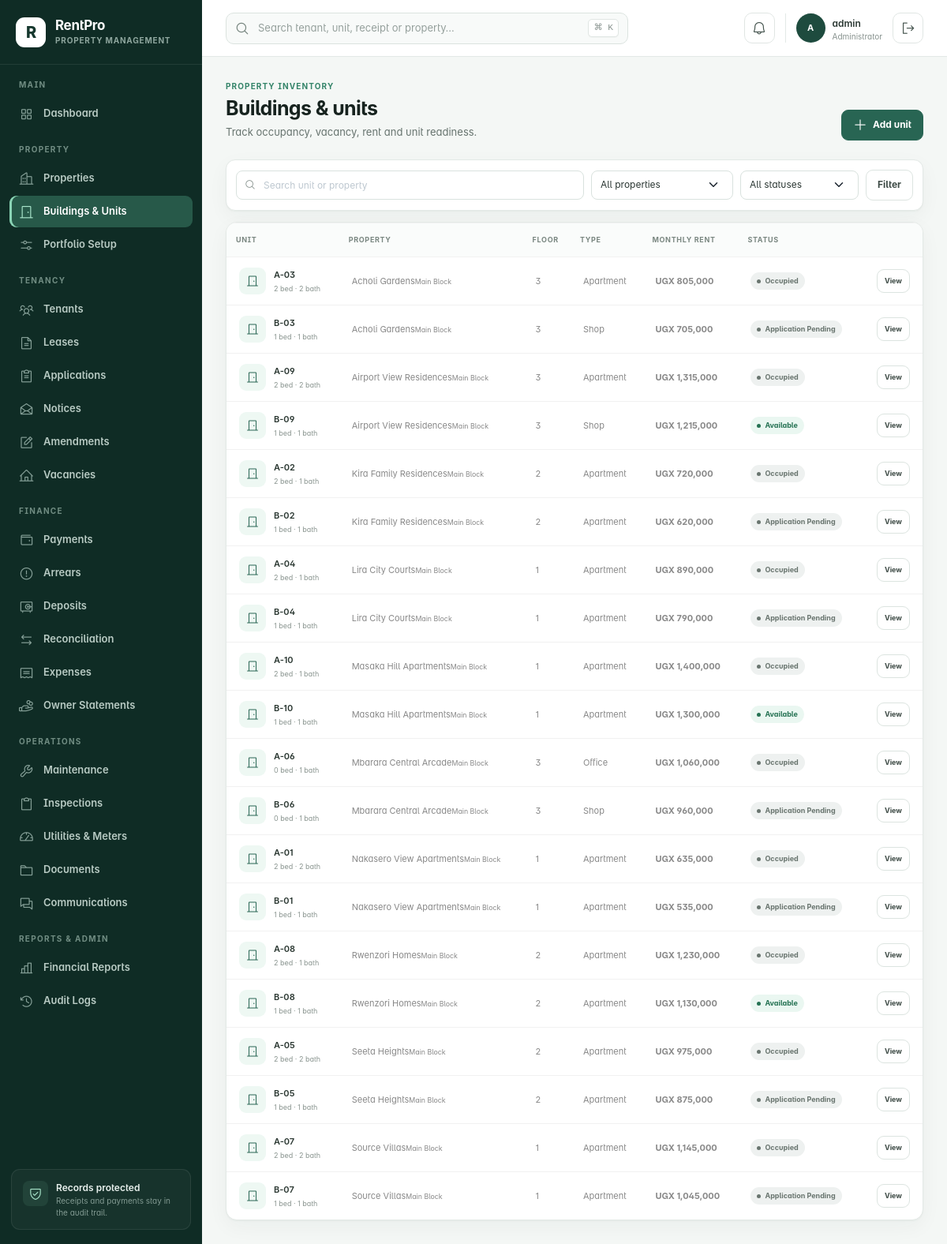
Screenshot of /units/ (signed in) with the database file from the repository.
### rentalapp/models.py (models this page shows, shortened)
class TimeStampedModel(models.Model):
    created_at = models.DateTimeField(default=timezone.now, editable=False)
    updated_at = models.DateTimeField(auto_now=True)
    class Meta:
        abstract = True

class Unit(TimeStampedModel):
    class Status(models.TextChoices):
        AVAILABLE = "available", "Available"
        RESERVED = "reserved", "Reserved"
        APPLICATION_PENDING = "application_pending", "Application pending"
        OCCUPIED = "occupied", "Occupied"
        NOTICE_GIVEN = "notice_given", "Notice given"
        MAINTENANCE = "maintenance", "Under maintenance"
        BLOCKED = "blocked", "Blocked"
    TYPE_CHOICES = (
        ("studio", "Studio"),
        ("apartment", "Apartment"),
        ("house", "House"),
        ("shop", "Shop"),
        ("office", "Office"),
        ("other", "Other"),
    )
    property = models.ForeignKey(Property, on_delete=models.CASCADE, related_name="units")
    building = models.ForeignKey(
        Building,
        on_delete=models.SET_NULL,
        related_name="units",
        null=True,
        blank=True,
    )
    unit_number = models.CharField(max_length=20)
    floor = models.CharField(max_length=30, blank=True)
    unit_type = models.CharField(max_length=30, choices=TYPE_CHOICES, default="apartment")
    bedrooms = models.PositiveSmallIntegerField(default=1)
    bathrooms = models.PositiveSmallIntegerField(default=1)
    rent_amount = models.DecimalField(max_digits=14, decimal_places=2)
    service_charge = models.DecimalField(max_digits=14, decimal_places=2, default=0)
    status = models.CharField(max_length=30, choices=Status.choices, default=Status.AVAILABLE)
    notes = models.TextField(blank=True)
    class Meta:
        ordering = ("property__name", "unit_number")
        constraints = [
            models.UniqueConstraint(fields=("property", "unit_number"), name="unique_unit_per_property")
        ]

class Property(TimeStampedModel):
    TYPE_CHOICES = (
        ("apartments", "Apartments"),
        ("commercial", "Commercial"),
        ("mixed_use", "Mixed use"),
        ("villas", "Villas"),
        ("other", "Other"),
    )
    STATUS_CHOICES = (("active", "Active"), ("inactive", "Inactive"))
    owner = models.ForeignKey(
        Landlord,
        on_delete=models.PROTECT,
        related_name="properties",
        null=True,
        blank=True,
    )
    name = models.CharField(max_length=100)
    code = models.CharField(max_length=20, unique=True, null=True, blank=True)
    address = models.TextField()
    district = models.CharField(max_length=80, blank=True)
    property_type = models.CharField(max_length=50, choices=TYPE_CHOICES, default="apartments")
    description = models.TextField(blank=True)
    total_units = models.PositiveIntegerField(default=0, help_text="Planned or declared unit count")
    status = models.CharField(max_length=20, choices=STATUS_CHOICES, default="active")
    class Meta:
        ordering = ("name",)
        verbose_name_plural = "properties"
    def __str__(self):
        return self.name

class Building(TimeStampedModel):
    property = models.ForeignKey(Property, on_delete=models.CASCADE, related_name="buildings")
    name = models.CharField(max_length=100)
    floors = models.PositiveSmallIntegerField(default=1)
    notes = models.TextField(blank=True)
    class Meta:
        ordering = ("property__name", "name")
        constraints = [
            models.UniqueConstraint(fields=("property", "name"), name="unique_building_per_property")
        ]
    def __str__(self):
        return f"{self.property} · {self.name}"

### rentalapp/views.py (the view, shortened to what this page needs)
# urls.py: path("units/", views.unit_list, name="unit_list"),
@post_login_required
def unit_list(request):
    form = UnitForm(request.POST or None)
    queryset = Unit.objects.select_related("property", "building")
    property_id = request.GET.get("property", "")
    status = request.GET.get("status", "")
    query = request.GET.get("q", "").strip()
    if property_id:
        queryset = queryset.filter(property_id=property_id)
    if status:
        queryset = queryset.filter(status=status)
    if query:
        queryset = queryset.filter(Q(unit_number__icontains=query) | Q(property__name__icontains=query))
    return render(
        request,
        "units/list.html",
        {
            "units": queryset,
            "form": form,
            "properties": Property.objects.filter(status="active"),
            "selected_property": property_id,
            "selected_status": status,
            "query": query,
            "status_choices": Unit.Status.choices,
        },
    )

### rentalapp/templates/units/list.html (shortened to what this page needs)
{% extends 'base.html' %}{% load rental_tags %}
{% block content %}
<div class="page-header"><div><span class="eyebrow">Property inventory</span><h1>Buildings &amp; units</h1><p>Track occupancy, vacancy, rent and unit readiness.</p></div><div class="page-actions"><button class="btn btn-primary" data-bs-toggle="modal" data-bs-target="#unitModal"><i class="ph ph-plus"></i> Add unit</button></div></div>
<div class="toolbar"><form method="get"><div class="toolbar-search"><i class="ph ph-magnifying-glass"></i><input class="form-control" name="q" value="{{ query }}" placeholder="Search unit or property"></div><select class="form-select" name="property"><option value="">All properties</option></select><select class="form-select" name="status"><option value="">All statuses</option></select><button class="btn btn-light">Filter</button></form></div>
<div class="data-card"><div class="table-responsive desktop-table"><table class="table"><thead><tr><th>Unit</th><th>Property</th><th>Floor</th><th>Type</th><th>Monthly rent</th><th>Status</th><th></th></tr></thead><tbody>{% for unit in units %}<tr><td><div class="entity-cell"><span class="entity-icon"><i class="ph ph-door"></i></span><span><strong>{{ unit.unit_number }}</strong><small>{{ unit.bedrooms }} bed · {{ unit.bathrooms }} bath</small></span></div></td><td>{{ unit.property.name }}{% if unit.building %}<small class="d-block text-muted">{{ unit.building.name }}</small>{% endif %}</td><td>{{ unit.floor|default:'—' }}</td><td>{{ unit.get_unit_type_display }}</td><td class="money">{{ unit.rent_amount|ugx }}</td><td><span class="status-pill {{ unit.status|status_class }}">{{ unit.get_status_display }}</span></td><td><div class="row-actions"><a class="btn btn-light" href="{% url 'unit_detail' unit.pk %}">View</a></div></td></tr>{% empty %}<tr><td colspan="7"><div class="empty-state"><i class="ph ph-door"></i><strong>No units found</strong><span>Add units or adjust the active filters.</span></div></td></tr>{% endfor %}</tbody></table></div></div>
{% endblock %}

### rentalapp/templates/base.html (shortened to what this page needs)
{% load static rental_tags %}
<!doctype html>
<html lang="en">
<head>
  <link rel="stylesheet" href="{% static 'assets/css/plugins/phosphor-icons.css' %}">
  <link rel="stylesheet" href="{% static 'assets/css/style.css' %}">
  <link rel="stylesheet" href="{% static 'assets/css/rentpro.css' %}">
</head>
<body>
  <div class="app-shell">
    <aside class="app-sidebar offcanvas-lg offcanvas-start" tabindex="-1" id="mainSidebar" aria-label="Primary navigation">
      <div class="sidebar-brand">
        <a href="{{ workspace_home_url }}" class="brand-mark" aria-label="RentPro home">R</a>
        <div><a href="{{ workspace_home_url }}" class="brand-name">RentPro</a><span>Property Management</span></div>
      </div>
      <nav class="sidebar-nav">
        {% if workspace_role == 'tenant' %}
        <div class="nav-group">
          <span class="nav-caption">Tenant portal</span>
          <a href="{% url 'tenant_portal' %}" class="nav-link active"><i class="ph ph-house-user"></i><span>My tenancy</span></a>
        </div>
        {% elif workspace_role == 'landlord' %}
        <div class="nav-group">
          <span class="nav-caption">Landlord portal</span>
          <a href="{% url 'landlord_portal' %}" class="nav-link active"><i class="ph ph-buildings"></i><span>My portfolio</span></a>
        </div>
        {% else %}
        <div class="nav-group">
          <span class="nav-caption">Main</span>
          <a href="{% url 'dashboard' %}" class="nav-link {% if request.resolver_match.url_name == 'dashboard' %}active{% endif %}"><i class="ph ph-squares-four"></i><span>Dashboard</span></a>
        </div>
        <div class="nav-group">
          <span class="nav-caption">Property</span>
          <a href="{% url 'property_list' %}" class="nav-link {% if 'property' in request.resolver_match.url_name %}active{% endif %}"><i class="ph ph-buildings"></i><span>Properties</span></a>
          <a href="{% url 'unit_list' %}" class="nav-link {% if 'unit' in request.resolver_match.url_name %}active{% endif %}"><i class="ph ph-door"></i><span>Buildings &amp; Units</span></a>
          <a href="{% url 'portfolio_setup' %}" class="nav-link {% if request.resolver_match.url_name == 'portfolio_setup' %}active{% endif %}"><i class="ph ph-sliders-horizontal"></i><span>Portfolio Setup</span></a>
        </div>
        <div class="nav-group">
          <span class="nav-caption">Tenancy</span>
          <a href="{% url 'tenant_list' %}" class="nav-link {% if 'tenant' in request.resolver_match.url_name %}active{% endif %}"><i class="ph ph-users-three"></i><span>Tenants</span></a>
          <a href="{% url 'lease_list' %}" class="nav-link {% if 'lease' in request.resolver_match.url_name %}active{% endif %}"><i class="ph ph-file-text"></i><span>Leases</span></a>
          <a href="{% url 'application_list' %}" class="nav-link {% if 'application' in request.resolver_match.url_name %}active{% endif %}"><i class="ph ph-clipboard-text"></i><span>Applications</span></a>
          <a href="{% url 'notice_list' %}" class="nav-link {% if request.resolver_match.url_name == 'notice_list' %}active{% endif %}"><i class="ph ph-envelope-open"></i><span>Notices</span></a>
          <a href="{% url 'amendment_list' %}" class="nav-link {% if 'amendment' in request.resolver_match.url_name %}active{% endif %}"><i class="ph ph-note-pencil"></i><span>Amendments</span></a>
          <a href="{% url 'unit_list' %}?status=available" class="nav-link"><i class="ph ph-house-line"></i><span>Vacancies</span></a>
        </div>
        <div class="nav-group">
          <span class="nav-caption">Finance</span>
          <a href="{% url 'payment_list' %}" class="nav-link "><i class="ph ph-wallet"></i><span>Payments</span></a>
          <a href="{% url 'arrears' %}" class="nav-link {% if request.resolver_match.url_name == 'arrears' %}active{% endif %}"><i class="ph ph-warning-circle"></i><span>Arrears</span></a>
          <a href="{% url 'deposit_list' %}" class="nav-link {% if request.resolver_match.url_name == 'deposit_list' %}active{% endif %}"><i class="ph ph-vault"></i><span>Deposits</span></a>
          <a href="{% url 'reconciliation_list' %}" class="nav-link {% if request.resolver_match.url_name == 'reconciliation_list' %}active{% endif %}"><i class="ph ph-arrows-left-right"></i><span>Reconciliation</span></a>
          <a href="{% url 'expense_list' %}" class="nav-link {% if request.resolver_match.url_name == 'expense_list' %}active{% endif %}"><i class="ph ph-receipt"></i><span>Expenses</span></a>
          <a href="{% url 'owner_statement_list' %}" class="nav-link {% if 'owner_statement' in request.resolver_match.url_name %}active{% endif %}"><i class="ph ph-hand-coins"></i><span>Owner Statements</span></a>
        </div>
        <div class="nav-group">
          <span class="nav-caption">Operations</span>
          <a href="{% url 'maintenance_list' %}" class="nav-link {% if request.resolver_match.url_name == 'maintenance_list' %}active{% endif %}"><i class="ph ph-wrench"></i><span>Maintenance</span></a>
          <a href="{% url 'inspection_list' %}" class="nav-link {% if 'inspection' in request.resolver_match.url_name %}active{% endif %}"><i class="ph ph-clipboard"></i><span>Inspections</span></a>
          <a href="{% url 'utility_list' %}" class="nav-link {% if request.resolver_match.url_name == 'utility_list' %}active{% endif %}"><i class="ph ph-gauge"></i><span>Utilities &amp; Meters</span></a>
          <a href="{% url 'document_list' %}" class="nav-link {% if request.resolver_match.url_name == 'document_list' %}active{% endif %}"><i class="ph ph-folder"></i><span>Documents</span></a>
          <a href="{% url 'communication_list' %}" class="nav-link {% if request.resolver_match.url_name == 'communication_list' %}active{% endif %}"><i class="ph ph-chats"></i><span>Communications</span></a>
        </div>
        <div class="nav-group">
          <span class="nav-caption">Reports &amp; Admin</span>
          <a href="{% url 'reports' %}" class="nav-link {% if request.resolver_match.url_name == 'reports' %}active{% endif %}"><i class="ph ph-chart-bar"></i><span>Financial Reports</span></a>
          <a href="{% url 'audit_logs' %}" class="nav-link {% if request.resolver_match.url_name == 'audit_logs' %}active{% endif %}"><i class="ph ph-clock-counter-clockwise"></i><span>Audit Logs</span></a>
        </div>
        {% endif %}
      </nav>
      <div class="sidebar-help">
        <div class="help-icon"><i class="ph ph-shield-check"></i></div>
        <strong>Records protected</strong>
        <span>Receipts and payments stay in the audit trail.</span>
      </div>
    </aside>
    <div class="app-main">
      <header class="app-topbar">
        {% if workspace_role != 'tenant' and workspace_role != 'landlord' %}<form class="global-search" action="{% url 'global_search' %}" method="get" role="search">
          <i class="ph ph-magnifying-glass"></i>
          <input type="search" name="q" value="{{ request.GET.q|default:'' }}" placeholder="Search tenant, unit, receipt or property…" aria-label="Global search">
          <kbd>⌘ K</kbd>
        </form>{% endif %}
        <div class="topbar-actions">
          <div class="dropdown">
            <button class="icon-button notification-button" type="button" data-bs-toggle="dropdown" aria-expanded="false" aria-label="Notifications">
              <i class="ph ph-bell"></i>{% if workspace_notification_count %}<span>{{ workspace_notification_count }}</span>{% endif %}
            </button>
          </div>
          <div class="user-chip">
            <span class="avatar">{% if request.user.is_authenticated %}{{ request.user.get_full_name|default:request.user.username|initials }}{% else %}PM{% endif %}</span>
            <span class="d-none d-md-flex"><strong>{% if request.user.is_authenticated %}{{ request.user.get_full_name|default:request.user.username }}{% else %}Property Manager{% endif %}</strong><small>{{ workspace_role|default:'Operations'|title }}</small></span>
          </div>
          {% if request.user.is_authenticated %}<form method="post" action="{% url 'logout' %}">{% csrf_token %}<button class="icon-button" type="submit" title="Sign out"><i class="ph ph-sign-out"></i><span class="visually-hidden">Sign out</span></button></form>{% endif %}
        </div>
      </header>
      <main class="app-content">
        {% block content %}{% endblock %}
      </main>
    </div>
  </div>
</body>
</html>

### rows the page displays
Unit: unit_number "A-03", bedrooms "2", bathrooms "2", property.name "Acholi Gardens", building.name "Main Block", floor "3", unit_type "Apartment", rent_amount|ugx "UGX 805,000", status "Occupied"
Unit: unit_number "B-03", bedrooms "1", bathrooms "1", property.name "Acholi Gardens", building.name "Main Block", floor "3", unit_type "Shop", rent_amount|ugx "UGX 705,000", status "Application Pending"
Unit: unit_number "A-09", bedrooms "2", bathrooms "2", property.name "Airport View Residences", building.name "Main Block", floor "3", unit_type "Apartment", rent_amount|ugx "UGX 1,315,000", status "Occupied"
Unit: unit_number "B-09", bedrooms "1", bathrooms "1", property.name "Airport View Residences", building.name "Main Block", floor "3", unit_type "Shop", rent_amount|ugx "UGX 1,215,000", status "Available"
Unit: unit_number "A-02", bedrooms "2", bathrooms "1", property.name "Kira Family Residences", building.name "Main Block", floor "2", unit_type "Apartment", rent_amount|ugx "UGX 720,000", status "Occupied"
Unit: unit_number "B-02", bedrooms "1", bathrooms "1", property.name "Kira Family Residences", building.name "Main Block", floor "2", unit_type "Apartment", rent_amount|ugx "UGX 620,000", status "Application Pending"
Unit: unit_number "A-04", bedrooms "2", bathrooms "1", property.name "Lira City Courts", building.name "Main Block", floor "1", unit_type "Apartment", rent_amount|ugx "UGX 890,000", status "Occupied"
Unit: unit_number "B-04", bedrooms "1", bathrooms "1", property.name "Lira City Courts", building.name "Main Block", floor "1", unit_type "Apartment", rent_amount|ugx "UGX 790,000", status "Application Pending"
Unit: unit_number "A-10", bedrooms "2", bathrooms "1", property.name "Masaka Hill Apartments", building.name "Main Block", floor "1", unit_type "Apartment", rent_amount|ugx "UGX 1,400,000", status "Occupied"
Unit: unit_number "B-10", bedrooms "1", bathrooms "1", property.name "Masaka Hill Apartments", building.name "Main Block", floor "1", unit_type "Apartment", rent_amount|ugx "UGX 1,300,000", status "Available"
Unit: unit_number "A-06", bedrooms "0", bathrooms "1", property.name "Mbarara Central Arcade", building.name "Main Block", floor "3", unit_type "Office", rent_amount|ugx "UGX 1,060,000", status "Occupied"
Unit: unit_number "B-06", bedrooms "0", bathrooms "1", property.name "Mbarara Central Arcade", building.name "Main Block", floor "3", unit_type "Shop", rent_amount|ugx "UGX 960,000", status "Application Pending"
Unit: unit_number "A-01", bedrooms "2", bathrooms "2", property.name "Nakasero View Apartments", building.name "Main Block", floor "1", unit_type "Apartment", rent_amount|ugx "UGX 635,000", status "Occupied"
Unit: unit_number "B-01", bedrooms "1", bathrooms "1", property.name "Nakasero View Apartments", building.name "Main Block", floor "1", unit_type "Apartment", rent_amount|ugx "UGX 535,000", status "Application Pending"
Unit: unit_number "A-08", bedrooms "2", bathrooms "1", property.name "Rwenzori Homes", building.name "Main Block", floor "2", unit_type "Apartment", rent_amount|ugx "UGX 1,230,000", status "Occupied"
Unit: unit_number "B-08", bedrooms "1", bathrooms "1", property.name "Rwenzori Homes", building.name "Main Block", floor "2", unit_type "Apartment", rent_amount|ugx "UGX 1,130,000", status "Available"
Unit: unit_number "A-05", bedrooms "2", bathrooms "2", property.name "Seeta Heights", building.name "Main Block", floor "2", unit_type "Apartment", rent_amount|ugx "UGX 975,000", status "Occupied"
Unit: unit_number "B-05", bedrooms "1", bathrooms "1", property.name "Seeta Heights", building.name "Main Block", floor "2", unit_type "Apartment", rent_amount|ugx "UGX 875,000", status "Application Pending"
Unit: unit_number "A-07", bedrooms "2", bathrooms "2", property.name "Source Villas", building.name "Main Block", floor "1", unit_type "Apartment", rent_amount|ugx "UGX 1,145,000", status "Occupied"
Unit: unit_number "B-07", bedrooms "1", bathrooms "1", property.name "Source Villas", building.name "Main Block", floor "1", unit_type "Apartment", rent_amount|ugx "UGX 1,045,000", status "Application Pending"

### other values shown
{{ request.user.get_full_name|default:request.user.username|initials }} "A"
{{ request.user.get_full_name|default:request.user.username }} "admin"
{{ workspace_role|default:'Operations'|title }} "Administrator"
